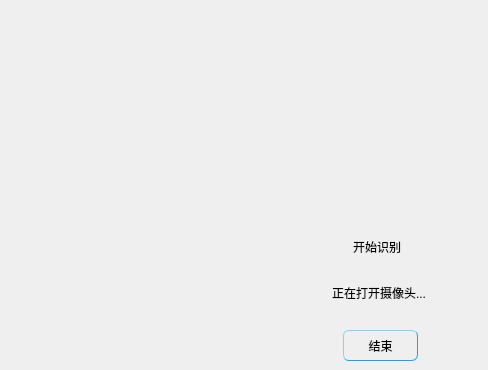
      <widget class="QWidget" name="page_20">
       <widget class="QToolButton" name="toolButton_9">
        <property name="geometry">
         <rect>
          <x>289</x>
          <y>20</y>
          <width>182</width>
          <height>181</height>
         </rect>
        </property>
        <property name="cursor">
         <cursorShape>PointingHandCursor</cursorShape>
        </property>
        <property name="mouseTracking">
         <bool>true</bool>
        </property>
        <property name="toolTip">
         <string>此功能需要使用摄像头</string>
        </property>
        <property name="statusTip">
         <string extracomment="此功能需要使用摄像头"/>
        </property>
        <property name="whatsThis">
         <string>此功能需要使用摄像头</string>
        </property>
        <property name="styleSheet">
         <string notr="true">QToolButton{
border-image: url(:/images/笑脸.png);
}
QToolButton:hover{
border-image: url(:/images/笑脸 (1).png);
}
</string>
        </property>
        <property name="text">
         <string extracomment="此功能需要使用摄像头"/>
        </property>
        <property name="autoRaise">
         <bool>true</bool>
        </property>
       </widget>
       <widget class="QLabel" name="label_2">
        <property name="geometry">
         <rect>
          <x>353</x>
          <y>230</y>
          <width>61</width>
          <height>33</height>
         </rect>
        </property>
        <property name="styleSheet">
         <string notr="true">font: 87 10pt &quot;Arial Black&quot;;
font: 75 10pt &quot;Microsoft YaHei UI&quot;;</string>
        </property>
        <property name="text">
         <string>开始识别</string>
        </property>
       </widget>
       <widget class="QPushButton" name="pushBtnover">
        <property name="geometry">
         <rect>
          <x>343</x>
          <y>330</y>
          <width>75</width>
          <height>31</height>
         </rect>
        </property>
        <property name="styleSheet">
         <string notr="true">QPushButton{
border-style:outset;
border-width:1px;
border-radius:6px;
border-color: rgb(0, 170, 255);
font: 87 10pt &quot;Arial Black&quot;;
font: 75 10pt &quot;Microsoft YaHei UI&quot;;

padding:4px;
}
QPushButton:hover{
background-color: rgb(0, 170, 255);
color: rgb(255, 255, 255);
	border-color: rgb(85, 255, 255);
border-width:3px;
}
QPushButton:checked{
background-color: rgb(0, 170, 255);
color: rgb(255, 255, 255);
	border-color: rgb(85, 255, 255);
border-width:3px;
}
</string>
        </property>
        <property name="text">
         <string>结束</string>
        </property>
       </widget>
       <widget class="QLabel" name="label_10">
        <property name="geometry">
         <rect>
          <x>332</x>
          <y>270</y>
          <width>147</width>
          <height>45</height>
         </rect>
        </property>
        <property name="styleSheet">
         <string notr="true">font: 87 10pt &quot;Arial Black&quot;;
font: 75 10pt &quot;Microsoft YaHei UI&quot;;</string>
        </property>
        <property name="text">
         <string>正在打开摄像头...</string>
        </property>
       </widget>
      </widget>
